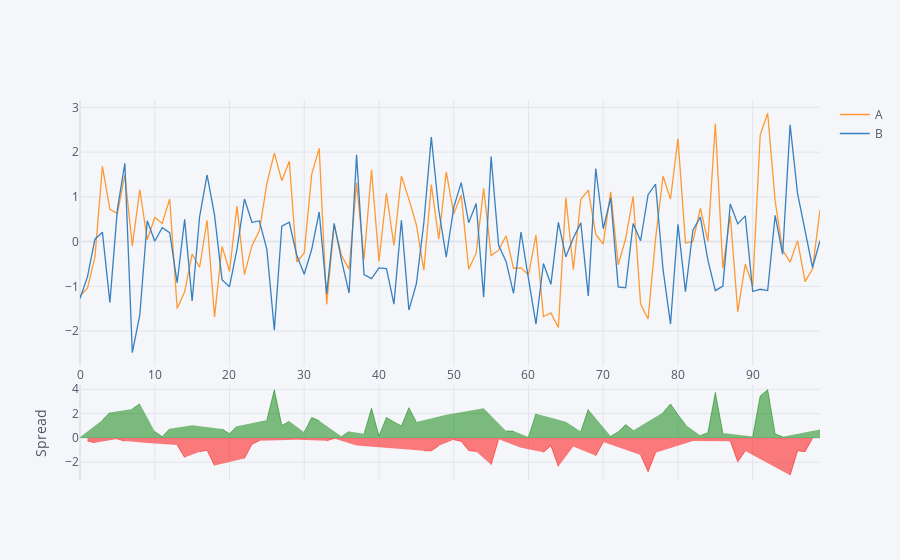

The notebook cell this image was saved under:
### Code cell
df[['A','B']].iplot(kind='spread')
